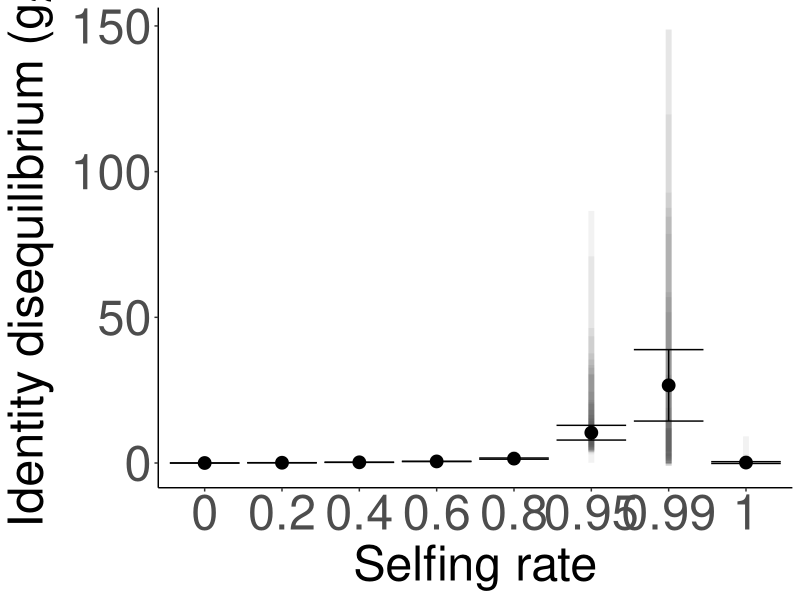

The R source for this figure:
#!/usr/bin/env Rscript

library(tidyverse)

ID_df_nonconstant_selfing <- read.csv("Data_ID_nonconstant_selfing.csv")
ID_df_nonconstant_selfing$Rep <- as.factor(ID_df_nonconstant_selfing$Rep)
ID_df_nonconstant_selfing$Rate <- as.factor(ID_df_nonconstant_selfing$Rate)

replicate_number = length(unique(ID_df_nonconstant_selfing$Rep))

ID_df_nonconstant_selfing_sum <- ID_df_nonconstant_selfing %>%
	group_by(Rate) %>%
	summarise(Expected_g2=mean(g2), sd_g2=sd(g2))

print(replicate_number)


print(str(ID_df_nonconstant_selfing))

g2_plot <- ggplot() + 
	geom_linerange(data = ID_df_nonconstant_selfing, aes(x = Rate, ymin = CI_lower, ymax = CI_upper), size = 2, alpha =0.05)+
	geom_point(data = ID_df_nonconstant_selfing_sum, aes(x=Rate, y=Expected_g2), size = 4) + 
	geom_errorbar(data = ID_df_nonconstant_selfing_sum, aes(x=Rate, ymin=Expected_g2-1.96*sd_g2/sqrt(replicate_number), ymax=Expected_g2+1.96*sd_g2/sqrt(replicate_number))) +
    scale_color_brewer(palette = "RdBu") + 
	labs(x="Selfing rate",y=expression(paste("Identity disequilibrium (",g[2],")"))) + 
	theme(panel.grid.major=element_blank(),
    	      panel.grid.minor=element_blank(),
    	      panel.background=element_blank(),
    	      axis.line = element_line(color="black"),
    	      
    	      plot.title=element_text(size=40, hjust=0.5, face="bold"),
	      plot.caption=element_text(size=20, hjust=0.5),
	      axis.title.y=element_text(size=35),
	      axis.title.x=element_text(size=35),
	      
	      axis.text.x=element_text(size=35),
	      axis.text.y=element_text(size=35),
	      
	      legend.position="none")
	
ggsave(filename = "Plot_ID_g2_nonconstant_selfing.png",
	plot = g2_plot,
	dpi = 600,
	width=12,
	height=12)

print(warnings())
